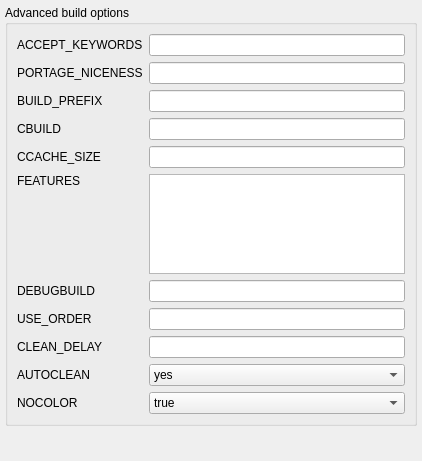
     <widget class="QWidget" name="TabPage">
      <attribute name="title">
       <string>Advan&amp;ced build</string>
      </attribute>
      <layout class="QGridLayout">
       <property name="margin">
        <number>5</number>
       </property>
       <item row="1" column="0">
        <spacer name="spacer10">
         <property name="orientation">
          <enum>Qt::Vertical</enum>
         </property>
         <property name="sizeType">
          <enum>QSizePolicy::Expanding</enum>
         </property>
         <property name="sizeHint" stdset="0">
          <size>
           <width>21</width>
           <height>30</height>
          </size>
         </property>
        </spacer>
       </item>
       <item row="0" column="0">
        <widget class="QGroupBox" name="groupBox2_2">
         <property name="title">
          <string>Advanced build options</string>
         </property>
         <layout class="QGridLayout">
          <item row="3" column="1">
           <widget class="QLineEdit" name="kcfg_CBuild"/>
          </item>
          <item row="4" column="1">
           <widget class="QLineEdit" name="kcfg_CCacheSize"/>
          </item>
          <item row="2" column="1">
           <widget class="QLineEdit" name="kcfg_BuildPrefix"/>
          </item>
          <item row="3" column="0">
           <widget class="QLabel" name="makeOpts_2_3">
            <property name="sizePolicy">
             <sizepolicy hsizetype="Fixed" vsizetype="Fixed">
              <horstretch>0</horstretch>
              <verstretch>0</verstretch>
             </sizepolicy>
            </property>
            <property name="text">
             <string>CBUILD</string>
            </property>
            <property name="wordWrap">
             <bool>false</bool>
            </property>
           </widget>
          </item>
          <item row="2" column="0">
           <widget class="QLabel" name="makeOpts_2_2">
            <property name="sizePolicy">
             <sizepolicy hsizetype="Fixed" vsizetype="Fixed">
              <horstretch>0</horstretch>
              <verstretch>0</verstretch>
             </sizepolicy>
            </property>
            <property name="text">
             <string>BUILD_PREFIX</string>
            </property>
            <property name="wordWrap">
             <bool>false</bool>
            </property>
           </widget>
          </item>
          <item row="4" column="0">
           <widget class="QLabel" name="makeOpts_2_4">
            <property name="sizePolicy">
             <sizepolicy hsizetype="Fixed" vsizetype="Fixed">
              <horstretch>0</horstretch>
              <verstretch>0</verstretch>
             </sizepolicy>
            </property>
            <property name="text">
             <string>CCACHE_SIZE</string>
            </property>
            <property name="wordWrap">
             <bool>false</bool>
            </property>
           </widget>
          </item>
          <item row="0" column="0">
           <widget class="QLabel" name="makeOpts_2">
            <property name="sizePolicy">
             <sizepolicy hsizetype="Fixed" vsizetype="Fixed">
              <horstretch>0</horstretch>
              <verstretch>0</verstretch>
             </sizepolicy>
            </property>
            <property name="text">
             <string>ACCEPT_KEYWORDS</string>
            </property>
            <property name="wordWrap">
             <bool>false</bool>
            </property>
           </widget>
          </item>
          <item row="0" column="1">
           <widget class="QLineEdit" name="kcfg_AcceptKeywords"/>
          </item>
          <item row="1" column="0">
           <widget class="QLabel" name="makeOpts_2_5">
            <property name="sizePolicy">
             <sizepolicy hsizetype="Fixed" vsizetype="Fixed">
              <horstretch>0</horstretch>
              <verstretch>0</verstretch>
             </sizepolicy>
            </property>
            <property name="text">
             <string>PORTAGE_NICENESS</string>
            </property>
            <property name="wordWrap">
             <bool>false</bool>
            </property>
           </widget>
          </item>
          <item row="1" column="1">
           <widget class="QLineEdit" name="kcfg_PortageNiceness"/>
          </item>
          <item row="8" column="1">
           <widget class="QLineEdit" name="kcfg_UseOrder"/>
          </item>
          <item row="7" column="1">
           <widget class="QLineEdit" name="kcfg_DebugBuild"/>
          </item>
          <item row="11" column="0">
           <widget class="QLabel" name="makeOpts_3_2">
            <property name="sizePolicy">
             <sizepolicy hsizetype="Fixed" vsizetype="Fixed">
              <horstretch>0</horstretch>
              <verstretch>0</verstretch>
             </sizepolicy>
            </property>
            <property name="text">
             <string>NOCOLOR</string>
            </property>
            <property name="wordWrap">
             <bool>false</bool>
            </property>
           </widget>
          </item>
          <item row="9" column="1">
           <widget class="QLineEdit" name="kcfg_CleanDelay"/>
          </item>
          <item row="7" column="0">
           <widget class="QLabel" name="makeOpts_5_2_2">
            <property name="sizePolicy">
             <sizepolicy hsizetype="Fixed" vsizetype="Fixed">
              <horstretch>0</horstretch>
              <verstretch>0</verstretch>
             </sizepolicy>
            </property>
            <property name="text">
             <string>DEBUGBUILD</string>
            </property>
            <property name="wordWrap">
             <bool>false</bool>
            </property>
           </widget>
          </item>
          <item row="10" column="1">
           <widget class="QComboBox" name="kcfg_AutoClean">
            <item>
             <property name="text">
              <string>yes</string>
             </property>
            </item>
            <item>
             <property name="text">
              <string>no</string>
             </property>
            </item>
           </widget>
          </item>
          <item row="11" column="1">
           <widget class="QComboBox" name="kcfg_NoColor">
            <item>
             <property name="text">
              <string>true</string>
             </property>
            </item>
            <item>
             <property name="text">
              <string>false</string>
             </property>
            </item>
           </widget>
          </item>
          <item row="10" column="0">
           <widget class="QLabel" name="makeOpts_3">
            <property name="sizePolicy">
             <sizepolicy hsizetype="Fixed" vsizetype="Fixed">
              <horstretch>0</horstretch>
              <verstretch>0</verstretch>
             </sizepolicy>
            </property>
            <property name="text">
             <string>AUTOCLEAN</string>
            </property>
            <property name="wordWrap">
             <bool>false</bool>
            </property>
           </widget>
          </item>
          <item row="8" column="0">
           <widget class="QLabel" name="textLabel3_2_2_2_2_3">
            <property name="sizePolicy">
             <sizepolicy hsizetype="Fixed" vsizetype="Fixed">
              <horstretch>0</horstretch>
              <verstretch>0</verstretch>
             </sizepolicy>
            </property>
            <property name="text">
             <string>USE_ORDER</string>
            </property>
            <property name="wordWrap">
             <bool>false</bool>
            </property>
           </widget>
          </item>
          <item row="9" column="0">
           <widget class="QLabel" name="makeOpts_4">
            <property name="sizePolicy">
             <sizepolicy hsizetype="Fixed" vsizetype="Fixed">
              <horstretch>0</horstretch>
              <verstretch>0</verstretch>
             </sizepolicy>
            </property>
            <property name="text">
             <string>CLEAN_DELAY</string>
            </property>
            <property name="wordWrap">
             <bool>false</bool>
            </property>
           </widget>
          </item>
          <item row="5" column="1" rowspan="2">
           <widget class="QTextEdit" name="kcfg_Features">
            <property name="sizePolicy">
             <sizepolicy hsizetype="Preferred" vsizetype="Fixed">
              <horstretch>0</horstretch>
              <verstretch>0</verstretch>
             </sizepolicy>
            </property>
            <property name="minimumSize">
             <size>
              <width>20</width>
              <height>0</height>
             </size>
            </property>
            <property name="maximumSize">
             <size>
              <width>32767</width>
              <height>100</height>
             </size>
            </property>
           </widget>
          </item>
          <item row="5" column="0">
           <widget class="QLabel" name="textLabel3_2_2_2_2_2_3_2">
            <property name="sizePolicy">
             <sizepolicy hsizetype="Fixed" vsizetype="Fixed">
              <horstretch>0</horstretch>
              <verstretch>0</verstretch>
             </sizepolicy>
            </property>
            <property name="text">
             <string>FEATURES</string>
            </property>
            <property name="wordWrap">
             <bool>false</bool>
            </property>
           </widget>
          </item>
          <item row="6" column="0">
           <spacer name="spacer9_3">
            <property name="orientation">
             <enum>Qt::Vertical</enum>
            </property>
            <property name="sizeType">
             <enum>QSizePolicy::Expanding</enum>
            </property>
            <property name="sizeHint" stdset="0">
             <size>
              <width>20</width>
              <height>79</height>
             </size>
            </property>
           </spacer>
          </item>
         </layout>
        </widget>
       </item>
      </layout>
     </widget>
